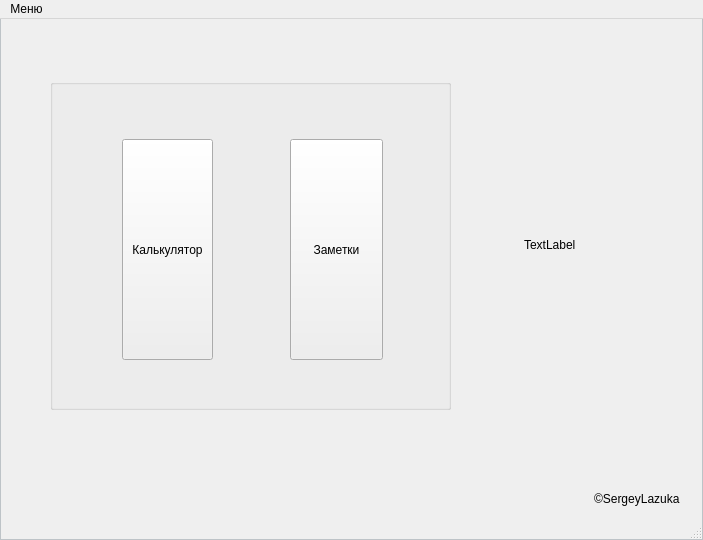
<?xml version="1.0" encoding="UTF-8"?>
<ui version="4.0">
 <class>MainWindow</class>
 <widget class="QMainWindow" name="MainWindow">
  <property name="geometry">
   <rect>
    <x>0</x>
    <y>0</y>
    <width>703</width>
    <height>540</height>
   </rect>
  </property>
  <property name="windowTitle">
   <string>Widgets</string>
  </property>
  <property name="windowIcon">
   <iconset resource="resource.qrc">
    <normaloff>:/rec/img/widget.png</normaloff>:/rec/img/widget.png</iconset>
  </property>
  <property name="styleSheet">
   <string notr="true">QMainWindow {
	border:1px solid rgb(189, 195, 199);

}
</string>
  </property>
  <widget class="QWidget" name="centralwidget">
   <widget class="QLabel" name="label">
    <property name="geometry">
     <rect>
      <x>594</x>
      <y>470</y>
      <width>101</width>
      <height>20</height>
     </rect>
    </property>
    <property name="styleSheet">
     <string notr="true">background-color: rgba(255, 255, 255, 0);
</string>
    </property>
    <property name="text">
     <string>©SergeyLazuka</string>
    </property>
   </widget>
   <widget class="QGroupBox" name="groupBox">
    <property name="geometry">
     <rect>
      <x>50</x>
      <y>60</y>
      <width>401</width>
      <height>331</height>
     </rect>
    </property>
    <property name="title">
     <string/>
    </property>
    <widget class="QPushButton" name="pushButton_3">
     <property name="geometry">
      <rect>
       <x>72</x>
       <y>60</y>
       <width>91</width>
       <height>221</height>
      </rect>
     </property>
     <property name="text">
      <string>Калькулятор</string>
     </property>
    </widget>
    <widget class="QPushButton" name="pushButton">
     <property name="geometry">
      <rect>
       <x>240</x>
       <y>60</y>
       <width>93</width>
       <height>221</height>
      </rect>
     </property>
     <property name="text">
      <string>Заметки</string>
     </property>
    </widget>
   </widget>
   <widget class="QLabel" name="image">
    <property name="geometry">
     <rect>
      <x>524</x>
      <y>95</y>
      <width>131</width>
      <height>261</height>
     </rect>
    </property>
    <property name="text">
     <string>TextLabel</string>
    </property>
   </widget>
  </widget>
  <widget class="QMenuBar" name="menubar">
   <property name="geometry">
    <rect>
     <x>0</x>
     <y>0</y>
     <width>703</width>
     <height>26</height>
    </rect>
   </property>
   <property name="styleSheet">
    <string notr="true">QDialog {
	border:1px solid gray;
	

}
</string>
   </property>
   <widget class="QMenu" name="menu">
    <property name="title">
     <string>Меню</string>
    </property>
    <addaction name="action"/>
    <addaction name="action_2"/>
   </widget>
   <addaction name="menu"/>
  </widget>
  <widget class="QStatusBar" name="statusbar"/>
  <action name="action">
   <property name="icon">
    <iconset resource="resource.qrc">
     <normaloff>:/rec/img/line.png</normaloff>:/rec/img/line.png</iconset>
   </property>
   <property name="text">
    <string>Свернуть</string>
   </property>
  </action>
  <action name="action_2">
   <property name="icon">
    <iconset resource="resource.qrc">
     <normaloff>:/rec/img/cross.png</normaloff>:/rec/img/cross.png</iconset>
   </property>
   <property name="text">
    <string>Выход</string>
   </property>
  </action>
 </widget>
 <resources>
  <include location="resource.qrc"/>
 </resources>
 <connections/>
</ui>
